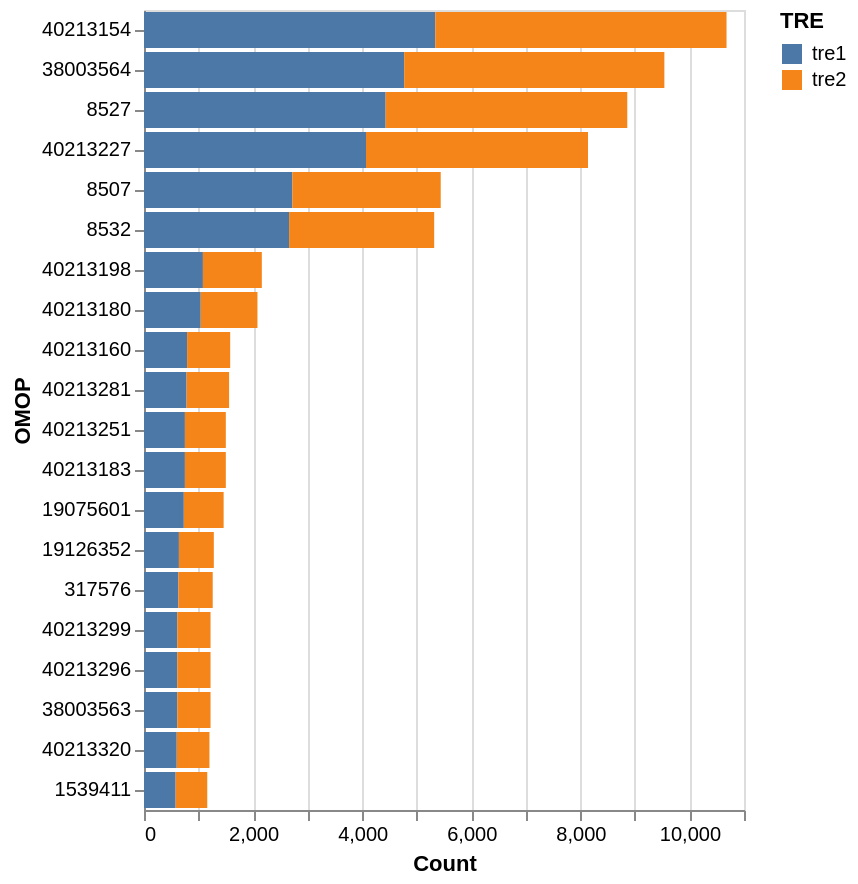

Here is the notebook cell this chart was saved with:
### Code cell
codesets.plot_top_k_by_count(20)

### Figure 1 — Vega-Lite specification as saved in the notebook (floating-point values rounded to 4 significant figures)
{"config": {"view": {"continuousWidth": 300, "continuousHeight": 300}}, "data": {"name": "data-85e2f15c8406f99c3ac0f2a020eebf48"}, "mark": {"type": "bar"}, "encoding": {"color": {"field": "TRE", "type": "nominal"}, "tooltip": {"field": "OMOP_DESCR", "type": "nominal"}, "x": {"field": "Count", "type": "quantitative"}, "y": {"field": "OMOP", "sort": "-x", "type": "nominal"}}, "$schema": "https://vega.github.io/schema/vega-lite/v6.1.0.json", "datasets": {"data-85e2f15c8406f99c3ac0f2a020eebf48": [{"OMOP": 40213154, "TRE": "tre1", "Count": 5340, "OMOP_DESCR": "Influenza, seasonal, injectable, preservative free"}, {"OMOP": 40213154, "TRE": "tre2", "Count": 5340, "OMOP_DESCR": "Influenza, seasonal, injectable, preservative free"}, {"OMOP": 38003564, "TRE": "tre1", "Count": 4770, "OMOP_DESCR": "Not Hispanic or Latino"}, {"OMOP": 38003564, "TRE": "tre2", "Count": 4770, "OMOP_DESCR": "Not Hispanic or Latino"}, {"OMOP": 8527, "TRE": "tre1", "Count": 4430, "OMOP_DESCR": "White"}, {"OMOP": 8527, "TRE": "tre2", "Count": 4430, "OMOP_DESCR": "White"}, {"OMOP": 40213227, "TRE": "tre1", "Count": 4070, "OMOP_DESCR": "tetanus and diphtheria toxoids, adsorbed, preservative free, for adult use (5 Lf of tetanus toxoid and 2 Lf of diphtheria toxoid)"}, {"OMOP": 40213227, "TRE": "tre2", "Count": 4070, "OMOP_DESCR": "tetanus and diphtheria toxoids, adsorbed, preservative free, for adult use (5 Lf of tetanus toxoid and 2 Lf of diphtheria toxoid)"}, {"OMOP": 8507, "TRE": "tre1", "Count": 2720, "OMOP_DESCR": "MALE"}, {"OMOP": 8507, "TRE": "tre2", "Count": 2720, "OMOP_DESCR": "MALE"}, {"OMOP": 8532, "TRE": "tre1", "Count": 2660, "OMOP_DESCR": "FEMALE"}, {"OMOP": 8532, "TRE": "tre2", "Count": 2660, "OMOP_DESCR": "FEMALE"}, {"OMOP": 40213198, "TRE": "tre1", "Count": 1080, "OMOP_DESCR": "pneumococcal conjugate vaccine, 13 valent"}, {"OMOP": 40213198, "TRE": "tre2", "Count": 1080, "OMOP_DESCR": "pneumococcal conjugate vaccine, 13 valent"}, {"OMOP": 40213180, "TRE": "tre1", "Count": 1040, "OMOP_DESCR": "meningococcal polysaccharide (groups A, C, Y and W-135) diphtheria toxoid conjugate vaccine (MCV4P)"}, {"OMOP": 40213180, "TRE": "tre2", "Count": 1040, "OMOP_DESCR": "meningococcal polysaccharide (groups A, C, Y and W-135) diphtheria toxoid conjugate vaccine (MCV4P)"}, {"OMOP": 40213160, "TRE": "tre1", "Count": 790, "OMOP_DESCR": "poliovirus vaccine, inactivated"}, {"OMOP": 40213160, "TRE": "tre2", "Count": 790, "OMOP_DESCR": "poliovirus vaccine, inactivated"}, {"OMOP": 40213281, "TRE": "tre1", "Count": 780, "OMOP_DESCR": "diphtheria, tetanus toxoids and acellular pertussis vaccine"}, {"OMOP": 40213281, "TRE": "tre2", "Count": 780, "OMOP_DESCR": "diphtheria, tetanus toxoids and acellular pertussis vaccine"}, {"OMOP": 40213251, "TRE": "tre1", "Count": 750, "OMOP_DESCR": "varicella virus vaccine"}, {"OMOP": 40213251, "TRE": "tre2", "Count": 750, "OMOP_DESCR": "varicella virus vaccine"}, {"OMOP": 40213183, "TRE": "tre1", "Count": 750, "OMOP_DESCR": "measles, mumps and rubella virus vaccine"}, {"OMOP": 40213183, "TRE": "tre2", "Count": 750, "OMOP_DESCR": "measles, mumps and rubella virus vaccine"}, {"OMOP": 19075601, "TRE": "tre1", "Count": 730, "OMOP_DESCR": "clopidogrel 75 MG Oral Tablet"}, {"OMOP": 19075601, "TRE": "tre2", "Count": 730, "OMOP_DESCR": "clopidogrel 75 MG Oral Tablet"}, {"OMOP": 19126352, "TRE": "tre1", "Count": 640, "OMOP_DESCR": "nitroglycerin 0.4 MG/ACTUAT Mucosal Spray"}, {"OMOP": 19126352, "TRE": "tre2", "Count": 640, "OMOP_DESCR": "nitroglycerin 0.4 MG/ACTUAT Mucosal Spray"}, {"OMOP": 317576, "TRE": "tre1", "Count": 630, "OMOP_DESCR": "Coronary arteriosclerosis"}, {"OMOP": 317576, "TRE": "tre2", "Count": 630, "OMOP_DESCR": "Coronary arteriosclerosis"}, {"OMOP": 40213299, "TRE": "tre1", "Count": 610, "OMOP_DESCR": "hepatitis A vaccine, pediatric/adolescent dosage, 2 dose schedule"}, {"OMOP": 40213299, "TRE": "tre2", "Count": 610, "OMOP_DESCR": "hepatitis A vaccine, pediatric/adolescent dosage, 2 dose schedule"}, {"OMOP": 40213296, "TRE": "tre1", "Count": 610, "OMOP_DESCR": "hepatitis A vaccine, adult dosage"}, {"OMOP": 40213296, "TRE": "tre2", "Count": 610, "OMOP_DESCR": "hepatitis A vaccine, adult dosage"}, {"OMOP": 38003563, "TRE": "tre1", "Count": 610, "OMOP_DESCR": "Hispanic or Latino"}, {"OMOP": 38003563, "TRE": "tre2", "Count": 610, "OMOP_DESCR": "Hispanic or Latino"}, {"OMOP": 40213320, "TRE": "tre1", "Count": 600, "OMOP_DESCR": "human papilloma virus vaccine, quadrivalent"}, {"OMOP": 40213320, "TRE": "tre2", "Count": 600, "OMOP_DESCR": "human papilloma virus vaccine, quadrivalent"}, {"OMOP": 1539411, "TRE": "tre1", "Count": 580, "OMOP_DESCR": "simvastatin 20 MG Oral Tablet"}, {"OMOP": 1539411, "TRE": "tre2", "Count": 580, "OMOP_DESCR": "simvastatin 20 MG Oral Tablet"}]}}
